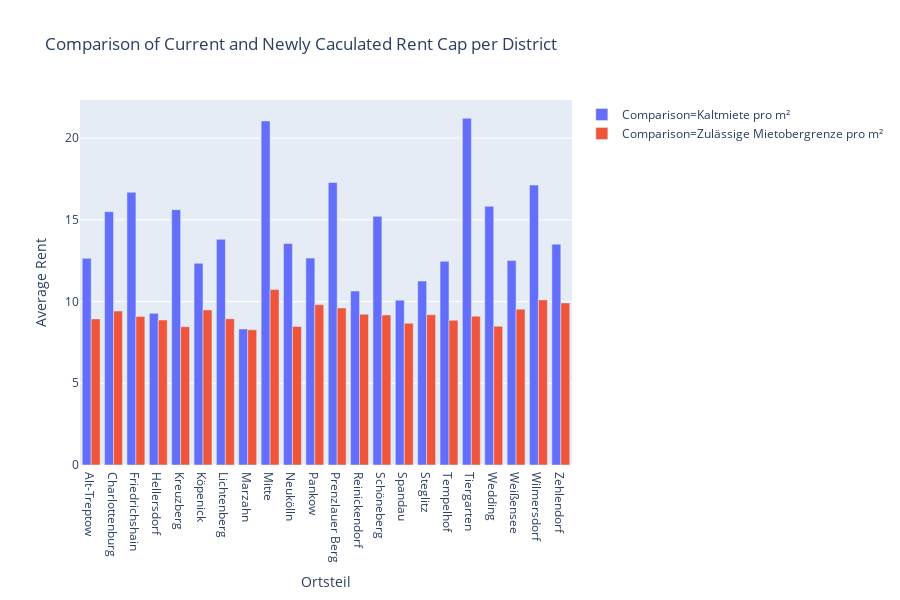

Notebook source saved alongside this figure:
### Code cell
fig = px.bar(average_rent_difference_per_district, 
             x='Ortsteil', 
             y='Average Rent',
             color='Comparison',
             barmode='group',
             title='Comparison of Current and Newly Caculated Rent Cap per District')
fig.show()

### Figure 1 — Plotly figure (JSON) as saved in the notebook; plotly's stock layout.template omitted (floating-point values rounded to 4 significant figures)
{"data": [{"alignmentgroup": "True", "hoverlabel": {"namelength": 0}, "hovertemplate": "Comparison=Kaltmiete pro m²<br>Ortsteil=%{x}<br>Average Rent=%{y}", "legendgroup": "Comparison=Kaltmiete pro m²", "marker": {"color": "#636efa"}, "name": "Comparison=Kaltmiete pro m²", "offsetgroup": "Comparison=Kaltmiete pro m²", "orientation": "v", "showlegend": true, "textposition": "auto", "type": "bar", "x": ["Alt-Treptow", "Charlottenburg", "Friedrichshain", "Hellersdorf", "Kreuzberg", "Köpenick", "Lichtenberg", "Marzahn", "Mitte", "Neukölln", "Pankow", "Prenzlauer Berg", "Reinickendorf", "Schöneberg", "Spandau", "Steglitz", "Tempelhof", "Tiergarten", "Wedding", "Weißensee", "Wilmersdorf", "Zehlendorf"], "xaxis": "x", "y": [12.64, 15.5, 16.69, 9.279, 15.62, 12.34, 13.8, 8.322, 21.05, 13.54, 12.66, 17.29, 10.65, 15.21, 10.08, 11.25, 12.46, 21.21, 15.83, 12.51, 17.12, 13.51], "yaxis": "y"}, {"alignmentgroup": "True", "hoverlabel": {"namelength": 0}, "hovertemplate": "Comparison=Zulässige Mietobergrenze pro m²<br>Ortsteil=%{x}<br>Average Rent=%{y}", "legendgroup": "Comparison=Zulässige Mietobergrenze pro m²", "marker": {"color": "#EF553B"}, "name": "Comparison=Zulässige Mietobergrenze pro m²", "offsetgroup": "Comparison=Zulässige Mietobergrenze pro m²", "orientation": "v", "showlegend": true, "textposition": "auto", "type": "bar", "x": ["Alt-Treptow", "Charlottenburg", "Friedrichshain", "Hellersdorf", "Kreuzberg", "Köpenick", "Lichtenberg", "Marzahn", "Mitte", "Neukölln", "Pankow", "Prenzlauer Berg", "Reinickendorf", "Schöneberg", "Spandau", "Steglitz", "Tempelhof", "Tiergarten", "Wedding", "Weißensee", "Wilmersdorf", "Zehlendorf"], "xaxis": "x", "y": [8.939, 9.418, 9.089, 8.87, 8.461, 9.487, 8.945, 8.272, 10.73, 8.478, 9.806, 9.606, 9.221, 9.176, 8.675, 9.195, 8.854, 9.101, 8.487, 9.535, 10.1, 9.916], "yaxis": "y"}], "layout": {"barmode": "group", "height": 600, "legend": {"tracegroupgap": 0}, "title": {"text": "Comparison of Current and Newly Caculated Rent Cap per District"}, "xaxis": {"anchor": "y", "domain": [0, 1], "title": {"text": "Ortsteil"}}, "yaxis": {"anchor": "x", "domain": [0, 1], "title": {"text": "Average Rent"}}}}
